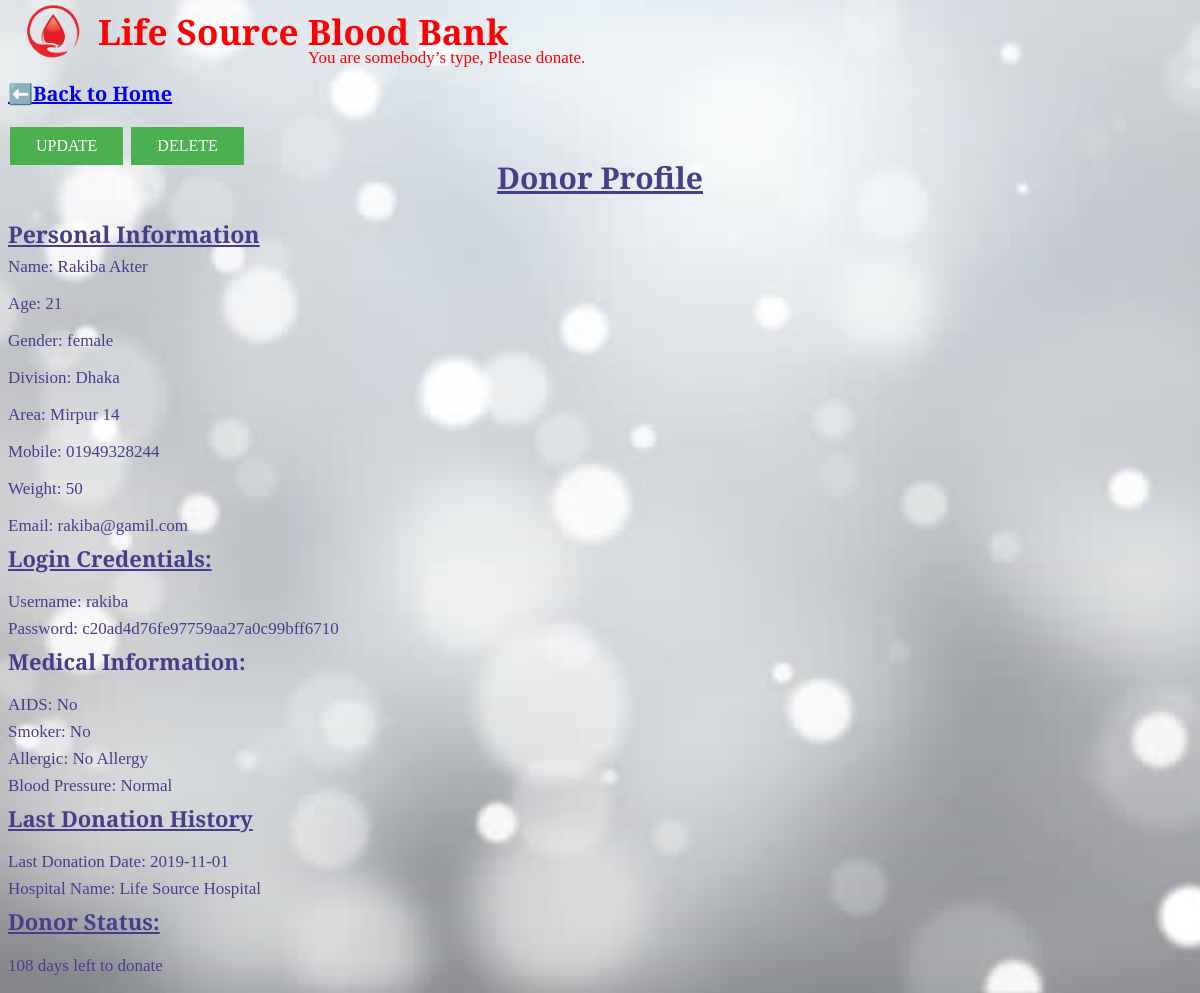
Page /CODE/Life_Support/profile.php (signed in) on the committed database.
### tables this page shows
CREATE TABLE `donor` (
  `D_ID` int(11) NOT NULL,
  `D_Age` int(11) DEFAULT NULL,
  `D_Name` varchar(255) DEFAULT NULL,
  `D_Gender` varchar(255) DEFAULT NULL,
  `D_Weight` varchar(255) DEFAULT NULL,
  `D_BloodGroup` varchar(255) DEFAULT NULL,
  `D_Division` varchar(255) DEFAULT NULL,
  `D_Area` varchar(255) DEFAULT NULL,
  `D_Email` varchar(255) DEFAULT NULL,
  `D_Mobile` varchar(255) DEFAULT NULL
);

CREATE TABLE `donor_login` (
  `id` int(11) NOT NULL,
  `D_Username` varchar(255) NOT NULL,
  `D_Email` varchar(255) NOT NULL,
  `D_Password` varchar(255) NOT NULL
);

CREATE TABLE `donor_medical_history` (
  `donor_id` int(11) NOT NULL,
  `smoker` varchar(255) DEFAULT NULL,
  `aids` varchar(255) DEFAULT NULL,
  `allergy` varchar(255) DEFAULT NULL,
  `blood_pressure` varchar(255) DEFAULT NULL
);

CREATE TABLE `donation_history` (
  `donation_id` int(11) NOT NULL,
  `Hospital_name` varchar(255) DEFAULT NULL,
  `Date` date DEFAULT NULL
);

CREATE TABLE `donor_status` (
  `D_ID` int(11) NOT NULL,
  `status` varchar(255) DEFAULT NULL
);

### CODE/Life_Support/profile.php (the view, shortened to what this page needs)
<!DOCTYPE html>
<html lang="en">
<head>
    <link rel="stylesheet" href="css/styleD.css">
</head>
<body>
    <div class="wrapper_full">
        <div class="header_con">
            <div class="logo">
                <img src="images/doc14.png" style="float: left;height: 78px;width: 90px;margin-top: -12px;">
            </div>
            <h1 style="padding-left:80px;font-size: 35px;color:red;font-family: 'Playfair Display', serif;
    font-weight: 900;margin-top: 0;">Life Source Blood Bank</h1>
            <p style="color: red;font-size: 17px;margin-left: 300px; font-weight: 500;margin-top: -30px;">You are somebody’s type, Please donate.</p>
        </div>
    </div>
    <div class="wrapper_full">
        <div class="wrapper">
            <a href="after_login.php">
                <h4 style="color:blue;font-size: 20px;margin-right: 20px;font-family: 'Playfair Display', serif;margin-top: -5px;">⬅️Back to Home</h4>
            </a>
            <a href="Donor_update.php" class="button">UPDATE</a>
            <a onclick="return confirm('Are you sure you want to delete this item?');" href="Donor_delete.php" class="button">DELETE</a>
        </div>
    </div>
    <?php
    $conn = OpenCon();
    $id = $_SESSION["donor_id"];
    $sql = "SELECT * from donor,donor_login,donation_history,donor_medical_history,donor_status where id='$id' AND donor.D_ID='$id' AND donation_id='$id' AND donor_id='$id' AND donor_status.D_ID='$id'";
    $result = mysqli_query($conn, $sql);
    $row1 = mysqli_fetch_assoc($result);
    ?>
    <div class="wrapper_full">
        <h3 style="color:darkslateblue;font-size: 30px;text-align:center;text-decoration: underline; margin-top: -10px;font-family: 'Playfair Display', serif;">Donor Profile</h3>
        <div class="info">
            <h4 style="font-size: 23px;color:darkslateblue;font-family:'Playfair Display', serif;text-decoration: underline;margin-top: -10px; ">Personal Information<br></h4>
            <p style="font-size: 17px;color:darkslateblue;font-family:'Playfair Display', serif;margin-top: -24px; ">Name: <?php echo $row1["D_Name"] ?></p>
            <p style="font-size: 17px;color:darkslateblue;font-family:'Playfair Display', serif;">Age: <?php echo $row1["D_Age"] ?></p>
            <p style="font-size: 17px;color:darkslateblue;font-family:'Playfair Display', serif;">Gender: <?php echo $row1["D_Gender"] ?></p>
            <p style="font-size: 17px;color:darkslateblue;font-family:'Playfair Display', serif;">Division: <?php echo $row1["D_Division"] ?></p>
            <p style="font-size: 17px;color:darkslateblue;font-family:'Playfair Display', serif;">Area: <?php echo $row1["D_Area"] ?></p>
            <p style="font-size: 17px;color:darkslateblue;font-family:'Playfair Display', serif;">Mobile: <?php echo $row1["D_Mobile"] ?></p>
            <p style="font-size: 17px;color:darkslateblue;font-family:'Playfair Display', serif;">Weight: <?php echo $row1["D_Weight"] ?></p>
            <p style="font-size: 17px;color:darkslateblue;font-family:'Playfair Display', serif;">Email: <?php echo $row1["D_Email"] ?><br></p>
        </div>
    </div>
    <div class="wrapper_full">
        <div class="wrapper_info">
            <h4 style="font-size:22px; color:darkslateblue;font-family:'Playfair Display', serif;text-decoration: underline;margin-top: -10px;">Login Credentials:</h4>
            <p style="font-size:17px; color:darkslateblue;font-family:'Playfair Display', serif;margin-top: -10px;">Username: <?php echo $row1["D_Username"] ?></p>
            <p style="font-size:17px; color:darkslateblue;font-family:'Playfair Display', serif;margin-top: -10px;">Password: <?php echo $row1["D_Password"] ?></p>
            <h4 style="font-size:22px; color:darkslateblue;font-family:'Playfair Display', serif;margin-top: -10px;">Medical Information: </h4>
            <p style="font-size:17px; color:darkslateblue;font-family:'Playfair Display', serif;margin-top: -10px;">AIDS: <?php echo $row1["aids"] ?></p>
            <p style="font-size:17px; color:darkslateblue;font-family:'Playfair Display', serif;
		    margin-top: -10px;">Smoker: <?php echo $row1["smoker"] ?></p>
            <p style="font-size:17px; color:darkslateblue;font-family:'Playfair Display', serif;margin-top: -10px;">Allergic: <?php echo $row1["allergy"] ?></p>
            <p style="font-size:17px; color:darkslateblue;font-family:'Playfair Display', serif;margin-top: -10px;">Blood Pressure: <?php echo $row1["blood_pressure"] ?></p>
            <h4 style="font-size:22px; color:darkslateblue;font-family:'Playfair Display', serif;text-decoration: underline;margin-top: -10px;">Last Donation History</h4>
            <p style="font-size:17px; color:darkslateblue;font-family:'Playfair Display', serif;margin-top: -10px;">Last Donation Date: <?php echo $row1["Date"] ?></p>
            <p style="font-size:17px; color:darkslateblue;font-family:'Playfair Display', serif;margin-top: -10px;">Hospital Name: <?php echo $row1["Hospital_name"] ?></p>
            <h4 style="font-size:22px; color:darkslateblue;font-family:'Playfair Display', serif;text-decoration: underline;margin-top: -10px;">Donor Status: </h4><p style="font-size:17px; color:darkslateblue;font-family:'Playfair Display', serif;margin-top: -10px;"><?php echo $row1["status"] ?></p>
        </div>
    </div>
</body>
</html>

### CODE/Life_Support/css/styleD.css (style rules this page uses)
.wrapper_full { width: 100%; }

### CODE/Life_Support/profile.php (style rules this page uses)
body { background-image: url(images/theme2.jpg); height: 100%; background-repeat: no-repeat; background-size: cover; background-position: center; position: relative; }
.button { background-color: #4CAF50; border: none; color: white; padding: 10px 26px; text-align: center; text-decoration: none; display: inline-block; font-size: 16px; margin: 2px 2px; margin-top: -7px; cursor: pointer; }

### rows in the picture
donor: D_Name "Rakiba Akter", D_Age "21", D_Gender "female", D_Division "Dhaka", D_Area "Mirpur 14", D_Mobile "01949328244", D_Weight "50"
donor_login: D_Email "rakiba@gamil.com", D_Username "rakiba", D_Password "c20ad4d76fe97759aa27a0c99bff6710"
donor_medical_history: aids "No", smoker "No", allergy "No Allergy", blood_pressure "Normal"
donation_history: Date "2019-11-01", Hospital_name "Life Source Hospital"
donor_status: status "108 days left to donate"
